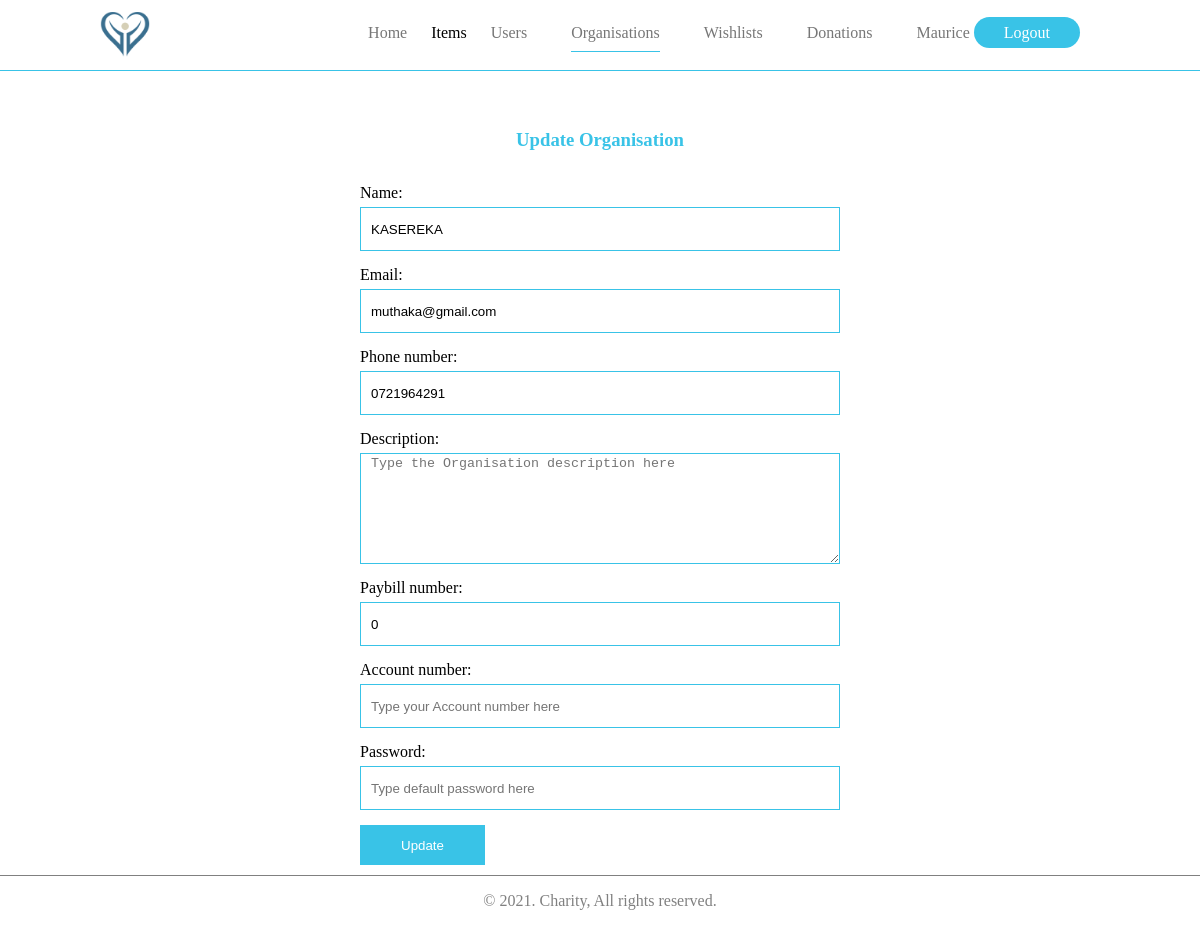
Screenshot of /edit_org.php?id=6 (signed in) with the database file from the repository.
### tables this page shows
CREATE TABLE `users` (
  `id` int(11) NOT NULL,
  `full_name` varchar(255) NOT NULL,
  `email` varchar(255) DEFAULT NULL,
  `phone_number` varchar(255) NOT NULL,
  `password` text DEFAULT NULL,
  `is_admin` int(1) DEFAULT NULL,
  `joined_date` timestamp NULL DEFAULT current_timestamp()
);

CREATE TABLE `organisations` (
  `id` int(11) NOT NULL,
  `name` varchar(255) DEFAULT NULL,
  `email` varchar(255) DEFAULT NULL,
  `phone_number` varchar(255) NOT NULL,
  `logo` text DEFAULT NULL,
  `description` text NOT NULL,
  `evidence` text NOT NULL,
  `paybill_no` int(11) NOT NULL,
  `account_no` varchar(255) NOT NULL,
  `password` text DEFAULT NULL,
  `is_active` int(11) DEFAULT NULL,
  `joined_date` timestamp NULL DEFAULT current_timestamp()
);

### edit_org.php (the view, shortened to what this page needs)
<?php
require_once('db.php');
if(isset($_SESSION['auth'])){
    $user = $_SESSION['auth'];
    $req = $db->prepare("SELECT * FROM users WHERE id = ?");
    $req->execute(array($user['id']));
    $current = $req->fetch();
    if ($current['is_admin']) {
        $id = $_GET['id'];
        if(isset($id) AND !empty($id)) {
            $check_org = $db->prepare("SELECT * FROM organisations WHERE id = ?");
            $check_org->execute(array($id));
            if($check_org->rowCount() > 0) {
                $org = $check_org->fetch();
            }
            else {
                header("Location: organisations.php");
            }
        }
        else {
             header("Location: organisations.php");
        }
?>
<!DOCTYPE html>
<html lang="en">
<head>
    <link rel="stylesheet" href="styles/style.css">
</head>
<body>
    <header>
        <div class="logo">
            <img src="images/logo.png" width="50" alt="">
        </div>
        <div class="menu">
            <ul>
                <li><a href="dashboard.php">Home</a></li>
                <lia href="items.php">Items</a></li>
                <li><a href="users.php">Users</a></li>
                <li class="active"><a href="organisations.php">Organisations</a></li>
                <li><a href="wishlists.php">Wishlists</a></li>
                <li><a href="donations.php">Donations</a></li>
                <li><?= $current['full_name'] ?> <a class="login" href="logout.php">Logout</a></li>
            </ul>
        </div>
    </header>
    <section class="homeSection">
        <div class="box">
            <h3 class="login-title">Update Organisation</h3>
            <form method="post" enctype="multipart/form-data">
                <div class="email-section">
                    <label for="name">Name:</label>
                    <input type="name" name="name" value="<?= $org['name'] ?>" placeholder="Type your name here">
                </div>
                <div class="email-section">
                    <label for="email">Email:</label>
                    <input type="email" name="email" value="<?= $org['email'] ?>" placeholder="Type your email here">
                </div>
                <div class="email-section">
                    <label for="phone">Phone number:</label>
                    <input type="number" name="phone" value="<?= $org['phone_number'] ?>" placeholder="Type your phone number here">
                </div>
                <div class="email-section">
                    <label for="description">Description:</label>
                    <textarea name="description" rows="7" placeholder="Type the Organisation description here"><?= $org['description'] ?></textarea>
                </div>
                <div class="email-section">
                    <label>Paybill number:</label>
                    <input type="number" name="paybill_no" value="<?= $org['paybill_no'] ?>" placeholder="Type your Paybill number here">
                </div>
                <div class="email-section">
                    <label>Account number:</label>
                    <input type="text" name="account_no" value="<?= $org['account_no'] ?>" placeholder="Type your Account number here">
                </div>
                <div class="password-section">
                    <label for="password">Password:</label>
                    <input type="password" name="password" placeholder="Type default password here">
                </div>
                <div class="btn-section">
                    <input class="login-btn" name="save" type="submit" value="Update">
                </div>
            </form>
        </div>
    </section>
    <footer>
        <p>&copy 2021. Charity, All rights reserved.</p>
    </footer>
</body>
</html>
<?php
    }
    else {
    header("Location: home.php");
    }
}
else {
    header("Location: login.php");
}
?>

### styles/style.css (style rules this page uses)
body { margin: 0px; padding: 0px; }
header { background: white; position: absolute; top:0px; left: 0px; right: 0px; padding: 8px 100px; border-bottom: 1px solid #39C3E7; }
.logo { width: 50px !important; float: left; }
ul { list-style: none; text-align: right; }
li { display: inline; margin: 1px 20px; color: #777; }
li>a { color: #777; text-decoration: none; }
.active { color: #39C3E7 !important; padding-bottom: 10px; border-bottom: 1px solid #39C3E7; }
.login { color: white; background: #39C3E7; border-radius: 50px; padding: 7px 30px; }
h3 { color: #39C3E7; }
footer { border-top: 1px solid grey; text-align: center; width: 100%; float: left; }
footer,p { color: grey; }
.homeSection { width: 100%; min-height: 80vh !important; margin-top: 100px; display: flex; flex-direction: column; align-items: center; }
.box { width: 40%; height: auto; display: flex; flex-direction: column; padding: 10px; border-radius: 10px; }
.login-title { text-align: center; color: #39C3E7; }
.email-section { display: flex; flex-direction: column; margin: 15px 0px; }
.password-section { display: flex; flex-direction: column; margin: 15px 0px; }
.btn-section { display: flex; align-items: center; justify-content: space-between; }
.login-btn { padding: 0px 40px; color: #fff; background: #39C3E7; }
label { margin-bottom: 5px; }
input { height: 40px; border: 1px solid #39C3E7; padding-left: 10px; }
textarea { border: 1px solid #39C3E7; padding-left: 10px; }

### rows the page displays
users: full_name "Maurice"
organisations: name "KASEREKA", email "muthaka@gmail.com", phone "0721964291", paybill_no "0"
